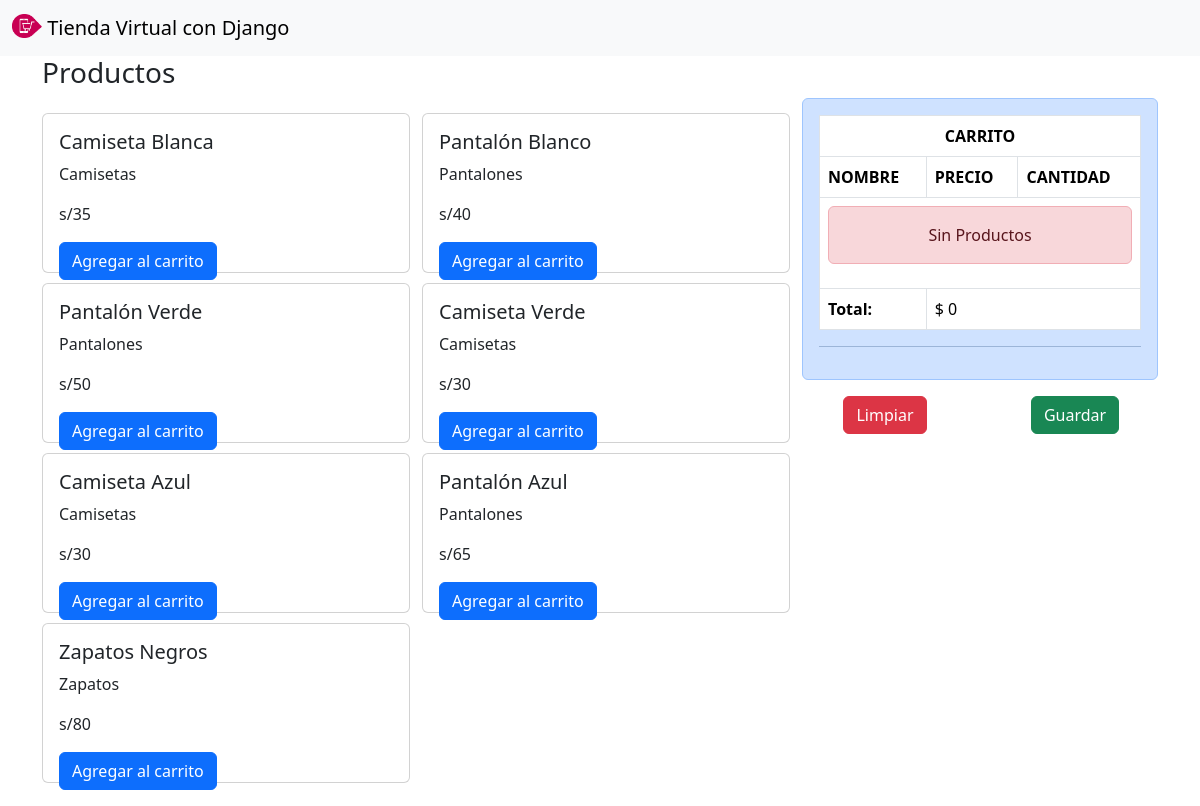
The page / on the database its author committed.
### shop/models.py (models this page shows, shortened)
class Product(models.Model):
    name = models.CharField(max_length = 255)
    description = models.TextField()
    price = models.IntegerField()
    category = models.ForeignKey(Category, on_delete=models.CASCADE,related_name='products') # SI ELIMINAMOS UNA CATEGORIA PODEMOS DEFINIRLO COMO NULL
    is_active = models.BooleanField(default = True)
    def __str__(self):
        return self.name

class Category(models.Model):
    name = models.CharField(max_length = 100)
    class Meta:
        verbose_name_plural = 'Categories'
    def __str__(self):
        return self.name

### shop/views.py (the view)
# urls.py: path('', index, name='index'),
def index(request):
    categories = Category.objects.all()
    products = Product.objects.all()
    context = { #diccionario
        'categories' : categories,
        'products' : products
    }
    return render(request, 'shop/index.html',   context)

### shop/context_processor.py (called while the page is built)
def total_carrito(request):
    total = 0
    if "carrito" in request.session.keys():
            for key, value in request.session["carrito"].items():
                total += int(value["acumulado"])
    return {"total_carrito": total}

### shop/templates/shop/index.html (shortened to what this page needs)
<!doctype html>
<html lang="en">
    <head>
    {% load static %}
    <link href="https://cdn.jsdelivr.net/npm/bootstrap@5.3.3/dist/css/bootstrap.min.css" rel="stylesheet">
    </head>
    <body>
      <nav class="navbar bg-body-tertiary">
        <div class="container-fluid">
          <a class="navbar-brand" href="#">
            {% load static %}
            <img src="{% static 'img/img2.png' %}"  width="30" height="24" class="d-inline-block align-text-top">
            Tienda Virtual con Django
          </a>
        </div>
      </nav>
      <div class="container">
        <div class="row">
          <div class="col-12 align-self-center"><h3>Productos</h3></div>
        </div>
        <div class="row">
          <div class="col-8">
              <div class="row" style="padding: 10px 0;">
                  <div class="col-12">
                      <div class="row">
                          {% for product in products %}
                          <div class="col-6">
                              <div class="card" style="height: 10rem; width: 23rem; margin: 5px 0px;">
                                  <div class="card-body">
                                      <h5 class="card-title">{{product.name}}</h5>
                                      <p class="card-text">{{product.category}}</p>
                                      <p class="card-text">s/{{product.price}}</p>
                                      <a href="{% url 'shop:add_product' product.id %}" class="btn btn-primary">Agregar al carrito</a>
                                  </div>
                              </div>
                          </div>
                          {% endfor %}
                      </div>
                  </div>
              </div>
          </div>
          <div class="col-4">
            {% include "shop/carrito.html" %}
          </div>
      </div>
    </body>
</html>

### shop/templates/shop/carrito.html
<div class="alert alert-primary" role="alert">
    <table class="table table-bordered">
      <thead>
        <tr>
          <th scope="row" colspan="3" class="text-center">CARRITO</th>
        </tr>
        <tr>
          <th scope="col">NOMBRE</th>
          <th scope="col">PRECIO</th>
          <th scope="col">CANTIDAD</th>
        </tr>
      </thead>
      <tbody>
        {% if request.session.carrito.items %}
        {% for key, value in request.session.carrito.items %}
        <tr>
          <td>{{value.nombre}}</td>
          <td>{{value.acumulado}} </td>
          <td>
            <a href="{% url 'shop:add_product' value.producto_id %}" class="badge btn btn-dark badge-dark">+</a>
            <a href="{% url 'shop:subtract_product' value.producto_id %}" class="badge btn btn-dark badge-dark">-</a>
          </td>
        </tr>
      {% endfor %}
      {% else %}
      <tr>
          <td colspan="3">
              <div class="alert alert-danger text-center"> Sin Productos </div>
          </td>
      </tr>
      {% endif %}
        <tr>
          <th scope="row">Total:</th>
          <td colspan="2">$ {{total_carrito}} </td>
        </tr>
      </tbody>
    </table>
    <hr>
    </div>
    <div class="row text-center">
        <div class="col-6"><a href="{% url 'shop:clear_card' %}" class="btn btn-danger">Limpiar</a></div>
        <div class="col-6"><a href="#" class="btn btn-success">Guardar</a>
    </div>
</div>

### rows shown on the page
Product: name "Camiseta Blanca", category "Camisetas", price "35"
Product: name "Pantalón Blanco", category "Pantalones", price "40"
Product: name "Pantalón Verde", category "Pantalones", price "50"
Product: name "Camiseta Verde", category "Camisetas", price "30"
Product: name "Camiseta Azul", category "Camisetas", price "30"
Product: name "Pantalón Azul", category "Pantalones", price "65"
Product: name "Zapatos Negros", category "Zapatos", price "80"

### other values the page prints
{{ total_carrito }} "0"
